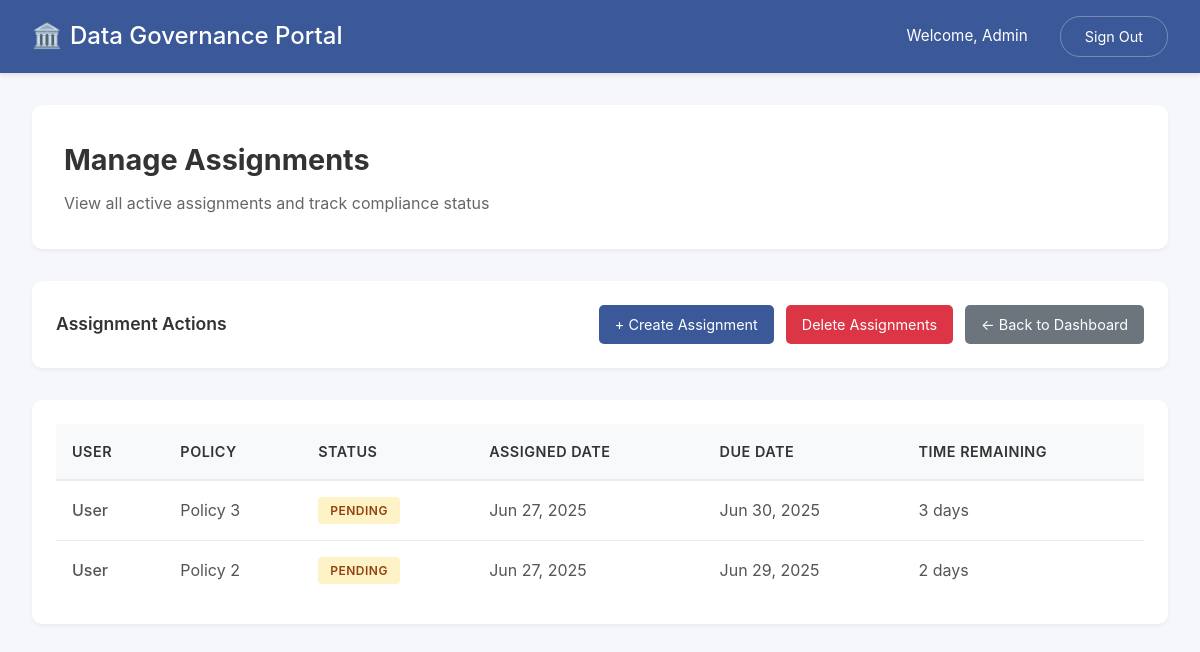
Page /admin/manage_assignments (signed in) on the committed database.
### tables this page shows
CREATE TABLE assignments(
        uuid TEXT UNIQUE NOT NULL PRIMARY KEY,
        user TEXT NOT NULL,
        policy TEXT NOT NULL,
        assigned_at INTEGER,
        timeframe_seconds INTEGER,
        completed_at INTEGER,
        FOREIGN KEY (user) REFERENCES users(uuid) ON DELETE CASCADE ON UPDATE CASCADE,
        FOREIGN KEY (policy) REFERENCES policies(uuid) ON DELETE CASCADE ON UPDATE CASCADE
        );

CREATE TABLE users(
        uuid TEXT UNIQUE NOT NULL PRIMARY KEY,
        email TEXT UNIQUE NOT NULL,
        password_hash TEXT NOT NULL,
        name TEXT NOT NULL,
        is_admin INTEGER NOT NULL DEFAULT 0
        );

CREATE TABLE policies(
        uuid TEXT UNIQUE NOT NULL PRIMARY KEY,
        name TEXT UNIQUE NOT NULL,
        description TEXT,
        pdf_link TEXT
        );

### admin.py (the view)
@admin.route('/manage_assignments', methods=['GET'])
@admin_required
def manage_assignments():
    assignments = read_get_pending_assignments()
    return render_template('admin/manage_assignments/hub.html',
                         assignments=assignments["data"],
                         now=int(time()))

### app.py (called while the page is built)
@app.template_filter('timestamp_to_date')
def timestamp_to_date(timestamp):
    if timestamp:
        try:
            dt = datetime.fromtimestamp(timestamp)
            return dt.strftime('%b %d, %Y')
        except (ValueError, TypeError):
            return 'Invalid Date'
    return 'N/A'

### auth.py (called while the page is built)
def admin_required(f):
    @wraps(f)
    def wrap(*args, **kwargs):
        if session['user']['is_admin']:
            return f(*args, **kwargs)
        else:
            print("403: User is not an admin.")
            return redirect(url_for('user.dashboard'))
    return wrap

### db.py (called while the page is built)
def get_conn_curs():
    conn = sqlite3.connect(DATABASE)
    conn.row_factory = sqlite3.Row
    curs = conn.cursor()
    curs.execute("PRAGMA foreign_keys = ON")
    return conn, curs

def commit_close(conn, curs):
    conn.commit()
    curs.close()
    conn.close()

def get_pending_assignments():
    conn, curs = get_conn_curs()
    curs.execute("""
        SELECT a.*, u.name as user_name, p.name as policy_name
        FROM assignments a
        JOIN users u ON a.user = u.uuid
        JOIN policies p ON a.policy = p.uuid
        WHERE a.completed_at IS NULL
    """)
    assignments = curs.fetchall()
    commit_close(conn, curs)
    return {
        "status": "200",
        "message": "Pending assignments found successfully",
        "data": assignments
    }

### templates/admin/manage_assignments/hub.html (shortened to what this page needs)
{% extends "base.html" %}
{% block content %}
<div class="dashboard-header">
    <h2>Manage Assignments</h2>
    <p>View all active assignments and track compliance status</p>
</div>
<div class="quick-actions">
    <h3 class="quick-actions-title">Assignment Actions</h3>
    <div class="quick-actions-buttons">
        <a href="{{ url_for('admin.create_assignment') }}" class="btn btn-action">
            + Create Assignment
        </a>
        <a href="{{ url_for('admin.delete_assignment') }}" class="btn btn-danger">
            Delete Assignments
        </a>
        <a href="{{ url_for('admin.dashboard') }}" class="btn btn-secondary">
            ← Back to Dashboard
        </a>
    </div>
</div>
<div class="table-container">
    {% if assignments %}
    <table class="data-table">
        <thead>
            <tr>
                <th>User</th>
                <th>Policy</th>
                <th>Status</th>
                <th>Assigned Date</th>
                <th>Due Date</th>
                <th>Time Remaining</th>
            </tr>
        </thead>
        <tbody>
            {% for assignment in assignments %}
            <tr>
                <td>
                    <div style="font-weight: 500;">{{ assignment["user_name"] }}</div>
                </td>
                <td>{{ assignment["policy_name"] }}</td>
                <td>
                    {% if assignment["completed_at"] %}
                        <span class="status-badge status-completed">Completed</span>
                    {% else %}
                        {% set time_left = (assignment["assigned_at"] + assignment["timeframe_seconds"]) - now %}
                        {% if time_left < 0 %}
                            <span class="status-badge status-overdue">Overdue</span>
                        {% else %}
                            <span class="status-badge status-pending">Pending</span>
                        {% endif %}
                    {% endif %}
                </td>
                <td>{{ assignment["assigned_at"] | timestamp_to_date }}</td>
                <td>
                    {{ (assignment["assigned_at"] + assignment["timeframe_seconds"]) | timestamp_to_date }}
                </td>
                <td>
                    {% if not assignment["completed_at"] %}
                        {% set time_left = (assignment["assigned_at"] + assignment["timeframe_seconds"]) - now %}
                        {% if time_left > 0 %}
                            {{ (time_left / 86400) | round | int }} days
                        {% else %}
                            <span style="color: #dc3545; font-weight: 500;">
                                {{ ((time_left / 86400) | abs | round | int) }} days overdue
                            </span>
                        {% endif %}
                    {% else %}
                        <span style="color: #28a745;">✓ Completed</span>
                    {% endif %}
                </td>
            </tr>
            {% endfor %}
        </tbody>
    </table>
    {% else %}
    <div class="empty-state">
        <div class="empty-state-icon">📋</div>
        <p class="empty-state-text">No assignments found. Create a new assignment to get started.</p>
    </div>
    {% endif %}
</div>
{% endblock %}

### templates/base.html (shortened to what this page needs)
<!DOCTYPE html>
<html lang="en">
<head>
    <link rel="stylesheet" href="{{ url_for('static', filename='styles.css') }}">
</head>
<body>
    {% if session.get('user') %}
    <header class="header">
        <div class="header-content">
            <div class="header-left">
                <span class="header-icon">🏛️</span>
                <h1>Data Governance Portal</h1>
            </div>
            <div class="header-right">
                <span class="welcome-text">Welcome, {{ session['user']['name'] }}</span>
                <a href="{{ url_for('login') }}" class="sign-out-btn">Sign Out</a>
            </div>
        </div>
    </header>
    {% endif %}
    <main class="main-content">
        {% block content %}{% endblock %}
    </main>
</body>
</html>

### static/styles.css (style rules this page uses)
* { margin: 0; padding: 0; box-sizing: border-box; }
body { font-family: -apple-system, BlinkMacSystemFont, "Segoe UI", Roboto, "Helvetica Neue", Arial, sans-serif; background-color: #f5f7fa; color: #333; line-height: 1.6; min-height: 100vh; display: flex; flex-direction: column; }
.header { background-color: #3b5998; color: white; padding: 1rem 0; box-shadow: 0 2px 4px rgba(0,0,0,0.1); }
.header-content { max-width: 1200px; margin: 0 auto; padding: 0 2rem; display: flex; justify-content: space-between; align-items: center; }
.header-left { display: flex; align-items: center; gap: 0.5rem; }
.header-icon { font-size: 1.5rem; }
.header h1 { font-size: 1.5rem; font-weight: 500; }
.header-right { display: flex; align-items: center; gap: 2rem; }
.welcome-text { font-size: 0.95rem; }
.sign-out-btn { background-color: transparent; color: white; border: 1px solid rgba(255,255,255,0.3); padding: 0.5rem 1.5rem; border-radius: 20px; text-decoration: none; transition: all 0.3s ease; font-size: 0.9rem; }
.main-content { flex: 1; max-width: 1200px; width: 100%; margin: 0 auto; padding: 2rem; }
.dashboard-header { background-color: white; padding: 2rem; border-radius: 10px; margin-bottom: 2rem; box-shadow: 0 2px 4px rgba(0,0,0,0.05); }
.dashboard-header h2 { color: #333; font-size: 1.8rem; margin-bottom: 0.5rem; }
.dashboard-header p { color: #666; font-size: 1rem; }
.table-container { background-color: white; border-radius: 10px; padding: 1.5rem; box-shadow: 0 2px 4px rgba(0,0,0,0.05); overflow-x: auto; }
.data-table { width: 100%; border-collapse: collapse; }
.data-table th { background-color: #f8f9fa; color: #333; font-weight: 600; text-align: left; padding: 1rem; border-bottom: 2px solid #e9ecef; font-size: 0.9rem; text-transform: uppercase; letter-spacing: 0.5px; }
.data-table td { padding: 1rem; border-bottom: 1px solid #e9ecef; color: #555; }
.data-table tr:last-child td { border-bottom: none; }
.btn { padding: 0.5rem 1rem; border-radius: 5px; text-decoration: none; font-size: 0.9rem; cursor: pointer; transition: all 0.3s ease; border: none; display: inline-block; text-align: center; }
.btn-action { background-color: #3b5998; color: white; }
.btn-secondary { background-color: #6c757d; color: white; }
.btn-danger { background-color: #dc3545; color: white; }
.status-badge { display: inline-block; padding: 0.25rem 0.75rem; border-radius: 4px; font-size: 0.75rem; font-weight: 600; text-transform: uppercase; letter-spacing: 0.5px; }
.status-pending { background: #fef3c7; color: #92400e; }
.quick-actions { background: white; border-radius: 10px; padding: 1.5rem; margin-bottom: 2rem; box-shadow: 0 2px 4px rgba(0,0,0,0.05); display: flex; justify-content: space-between; align-items: center; flex-wrap: wrap; gap: 1rem; }
.quick-actions-title { font-size: 1.1rem; font-weight: 600; color: #333; }
.quick-actions-buttons { display: flex; gap: 0.75rem; flex-wrap: wrap; }

### rows in the picture
assignments: user_name "User", policy_name "Policy 3", shows "PENDING", assigned_at "Jun 27, 2025", assigned_at+timeframe_seconds "Jun 30, 2025"
assignments: user_name "User", policy_name "Policy 2", shows "PENDING", assigned_at "Jun 27, 2025", assigned_at+timeframe_seconds "Jun 29, 2025"

### other values in the picture
{{ session['user']['name'] }} "Admin"
